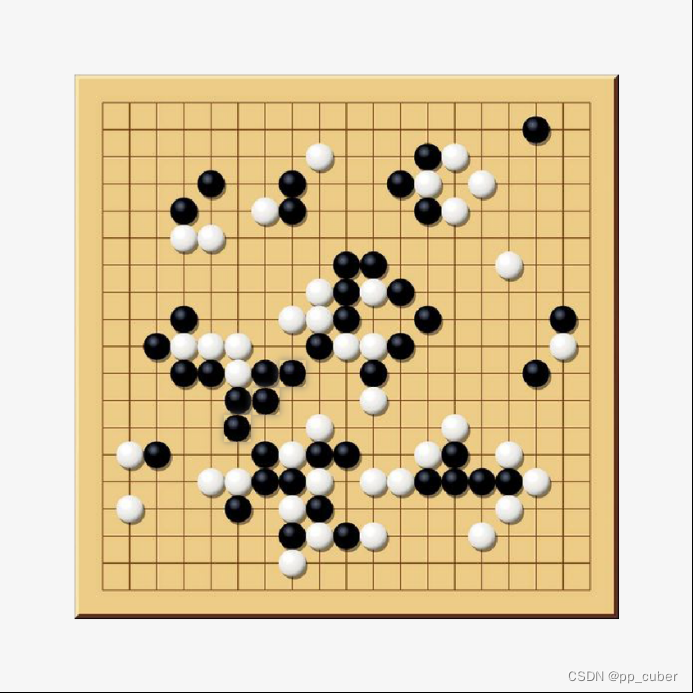
#> input picture Lab6 OpenCV/board.png, 693 x 693 px
$ python ChessBoard.py
#> lines starting #> are read from the running program, lines starting #| are printed output that depends on the picture; after the words box and inside, x2 and y2 are one past the last pixel; in counts of white or black regions, pixels touching at a corner belong together
# 导入相关库
import cv2
import numpy as np

# 棋盘定位

原图 = cv2.imread('board.png')
#> 原图 is the input picture: shape (693, 693, 3); mean B, G, R 169.4, 202.8, 220
灰度图 = cv2.cvtColor(原图, cv2.COLOR_BGR2GRAY)
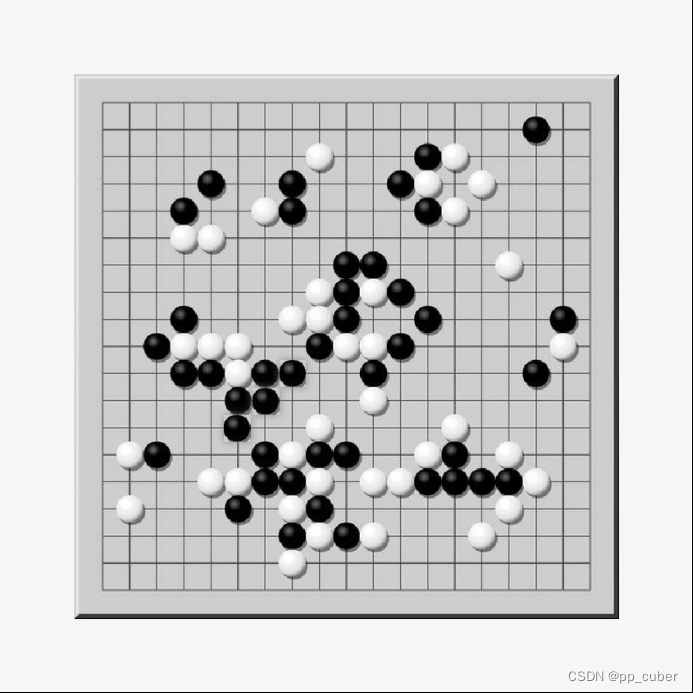
#> 灰度图: shape (693, 693); min 0, max 255, mean 204.2
高斯模糊图 = cv2.GaussianBlur(灰度图, (5, 5), 0)
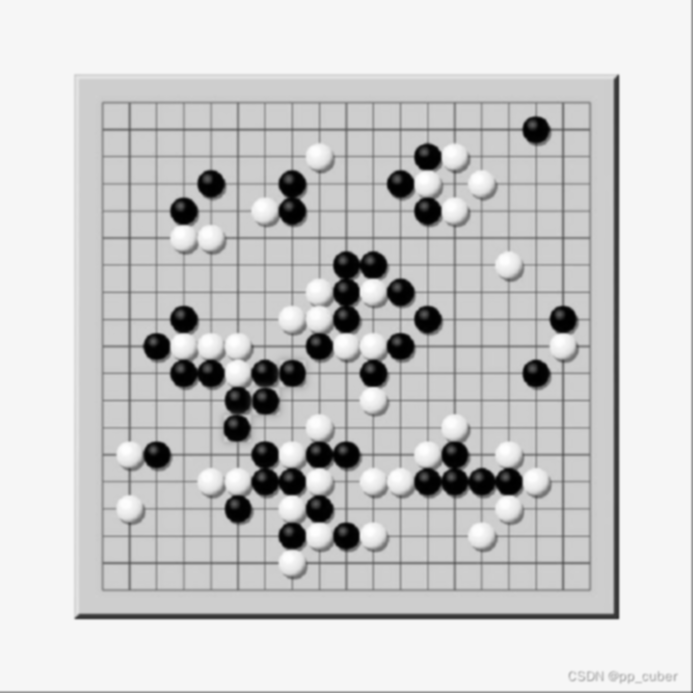
#> 高斯模糊图: shape (693, 693); min 0, max 255, mean 204.4
边缘图 = cv2.Canny(高斯模糊图, 50, 150)
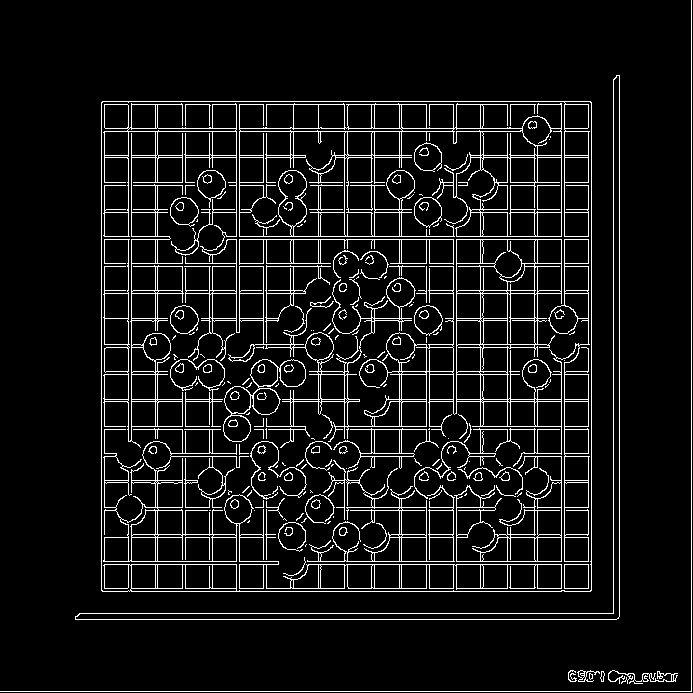
#> 边缘图: shape (693, 693); 8.1% white in thin lines or dots

轮廓, _ = cv2.findContours(边缘图, cv2.RETR_EXTERNAL, cv2.CHAIN_APPROX_SIMPLE)
#> 轮廓 = 8 contours, 3 with area under 20; largest, box (x1, y1, x2, y2) and area: (101, 101, 592, 592) 240094, (75, 75, 620, 620) 6474, (608, 670, 678, 684) 83, (577, 670, 600, 682) 76, (600, 671, 605, 682) 25
最大轮廓 = max(轮廓, key=cv2.contourArea)
#> 最大轮廓 = contour of 17 points, box (x1, y1, x2, y2) (101, 101, 592, 592), area 240094

内接矩形 = cv2.minAreaRect(最大轮廓)
#> 内接矩形 = ((346, 346), (490, 490), -90)
四角坐标 = cv2.boxPoints(内接矩形)
#> 四角坐标 = [[591, 591], [101, 591], [101, 101], [591, 101]]
四角坐标 = np.intp(四角坐标)
#> 四角坐标 = [[590, 590], [101, 590], [101, 101], [590, 101]]
print(四角坐标)
#| [[590 590]
#|  [101 590]
#|  [101 101]
#|  [590 101]]

棋盘定位图 = 原图.copy()
cv2.drawContours(棋盘定位图, [四角坐标], 0, (0, 0, 255), 3)
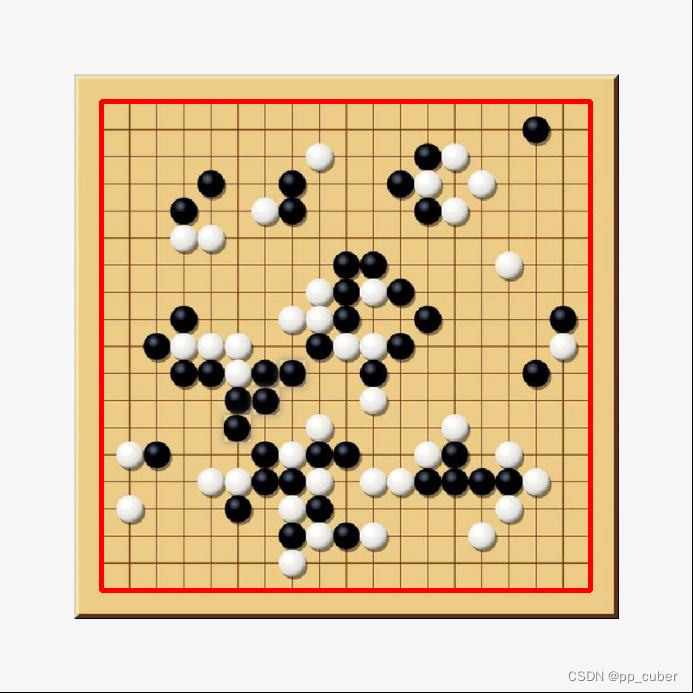
#> 棋盘定位图: shape (693, 693, 3); 2.03% of pixels changed, all inside (x1, y1, x2, y2) = (99, 99, 593, 593)
for point in 四角坐标:
    cv2.circle(棋盘定位图, tuple(point), 5, (0, 255, 0), -1)
#> this loop made 4 passes
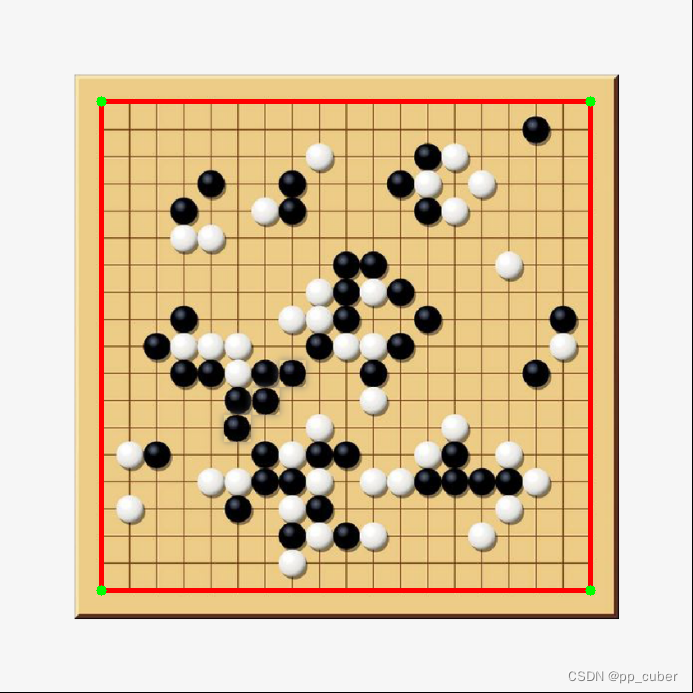
#> 棋盘定位图: shape (693, 693, 3); 0.07% of pixels changed, all inside (x1, y1, x2, y2) = (96, 96, 596, 596)


# 棋子颜色判断函数
def black_or_white(img, x, y, r):
    mask = np.zeros(img.shape[:2], dtype=np.uint8)  # 创建掩膜, 黑色背景
    cv2.circle(mask, (x, y), r, 255, -1)  # 画圆形区域
    mean_color = cv2.mean(img, mask=mask)  # 计算平均颜色
    if mean_color[0] > 192:
        return 1  # 白色棋子
    if mean_color[0] < 64:
        return 2  # 黑色棋子
    else:
        return 0  # 无棋子


# 棋子定位, 同时判断颜色

圆形检测 = cv2.HoughCircles(高斯模糊图, cv2.HOUGH_GRADIENT, 1, 15, param1=100, param2=12, minRadius=11, maxRadius=16)
#> 圆形检测 = 84 rows, first 8: [345.5, 535.5, 13.2], [237.5, 399.5, 13.1], [562.5, 319.5, 13.2], [209.5, 480.5, 13.1], [318.5, 155.5, 13.1], [426.5, 156.5, 13.2], [482.5, 184.5, 15.4], [400.5, 292.5, 13.2]
棋盘矩阵 = np.zeros((19, 19), dtype=int)
棋子高亮图 = 棋盘定位图.copy()

for circle in 圆形检测[0]:
    x, y, r = circle
    x = int(x)
    y = int(y)
    r = int(r)
    row = round((y-四角坐标[0][1])/(四角坐标[2][1]-四角坐标[0][1]) * 18)
    col = round((x-四角坐标[0][0])/(四角坐标[2][0]-四角坐标[0][0]) * 18)
    color = black_or_white(原图, x, y, r)  # 判断棋子颜色

    棋盘矩阵[row][col] = color  # 判断棋子颜色并存入棋盘矩阵
    if color == 1:
        cv2.circle(棋子高亮图, (x, y), r, (0, 0, 255), 2)
        cv2.putText(棋子高亮图, f'({row}, {col})', (x, y), cv2.FONT_HERSHEY_SIMPLEX, 0.5, (0, 0, 0), 2)
    elif color == 2:
        cv2.circle(棋子高亮图, (x, y), r, (0, 255, 0), 2)
        cv2.putText(棋子高亮图, f'({row}, {col})', (x, y), cv2.FONT_HERSHEY_SIMPLEX, 0.5, (255, 255, 255), 2)
#> this loop made 84 passes
#> (circle, x, y, r, row, col, mean_color in black_or_white, color) on passes 1 to 9: ([345.5, 535.5, 13.2], 345, 535, 13, 2, 9, (18.24, 16.21, 16.67, 0), 2), ([237.5, 399.5, 13.1], 237, 399, 13, 7, 13, (21.43, 19.28, 19.81, 0), 2), ([562.5, 319.5, 13.2], 562, 319, 13, 10, 1, (17.58, 14.15, 14.98, 0), 2), ([209.5, 480.5, 13.1], 209, 480, 13, 4, 14, (224.6, 233.6, 237.2, 0), 1), ([318.5, 155.5, 13.1], 318, 155, 13, 16, 10, (226, 232.9, 236.5, 0), 1), ([426.5, 156.5, 13.2], 426, 156, 13, 16, 6, (19.26, 18.14, 19.12, 0), 2), ([482.5, 184.5, 15.4], 482, 184, 15, 15, 4, (199.8, 213, 219.4, 0), 1), ([400.5, 292.5, 13.2], 400, 292, 13, 11, 7, (15.8, 12.45, 13.09, 0), 2), ([128.5, 453.5, 13.1], 128, 453, 13, 5, 17, (225.1, 233.2, 236.9, 0), 1)
#> (x, y, r, row, col, color) on passes 61 to 66: (317, 426, 13, 6, 10, 1), (345, 454, 13, 5, 9, 2), (291, 212, 15, 14, 11, 2), (453, 483, 15, 4, 5, 2), (453, 157, 14, 16, 5, 1), (290, 561, 13, 1, 11, 1)
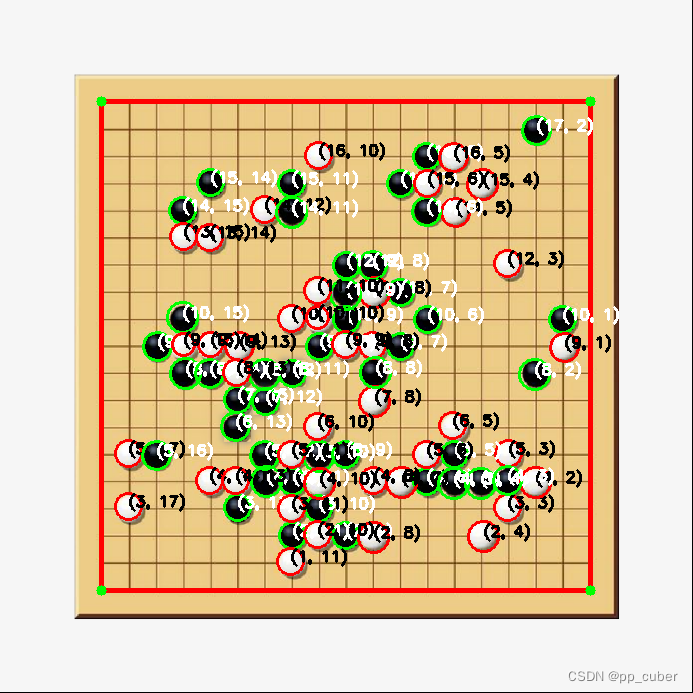
#> 棋子高亮图: shape (693, 693, 3); 8.3% of pixels changed, all inside (x1, y1, x2, y2) = (114, 115, 619, 576)
cv2.imshow('circles', 棋子高亮图)

print(棋盘矩阵)
#| [[0 0 0 0 0 0 0 0 0 0 0 0 0 0 0 0 0 0 0]
#|  [0 0 0 0 0 0 0 0 0 0 0 1 0 0 0 0 0 0 0]
#|  [0 0 0 0 1 0 0 0 1 2 1 2 0 0 0 0 0 0 0]
#|  [0 0 0 1 0 0 0 0 0 0 2 1 0 2 0 0 0 1 0]
#|  [0 0 1 2 2 2 2 1 1 0 1 2 2 1 1 0 0 0 0]
#|  [0 0 0 1 0 2 1 0 0 2 2 1 2 0 0 0 2 1 0]
#|  [0 0 0 0 0 1 0 0 0 0 1 0 0 2 0 0 0 0 0]
#|  [0 0 0 0 0 0 0 0 1 0 0 0 2 2 0 0 0 0 0]
#|  [0 0 2 0 0 0 0 0 2 0 0 2 2 1 2 2 0 0 0]
#|  [0 1 0 0 0 0 0 2 1 1 2 0 0 1 1 1 2 0 0]
#|  [0 2 0 0 0 0 2 0 0 2 1 1 0 0 0 2 0 0 0]
#|  [0 0 0 0 0 0 0 2 1 2 1 0 0 0 0 0 0 0 0]
#> (further printed lines are left out)

# 五子棋判定
def check_win(board, x, y):
    color = board[x][y]
    directions = [(1, 0), (0, 1), (1, 1), (1, -1)]  # 水平、垂直、对角线、反对角线
    for dx, dy in directions:
        count = 1
        for step in range(1, 5):  # 向一个方向检查
            nx, ny = x + dx * step, y + dy * step
            if 0 <= nx < 19 and 0 <= ny < 19 and board[nx][ny] == color:
                count += 1
            else:
                break
        for step in range(1, 5):  # 向另一个方向检查
            nx, ny = x - dx * step, y - dy * step
            if 0 <= nx < 19 and 0 <= ny < 19 and board[nx][ny] == color:
                count += 1
            else:
                break
        if count >= 5:  # 如果连成五子，返回True
            return True
    return False


# 棋盘矩阵中查找五子连珠
winner = 0
for i in range(19):
    for j in range(19):
        if 棋盘矩阵[i][j] != 0 and check_win(棋盘矩阵, i, j):
            winner = 棋盘矩阵[i][j]
            break

if winner == 1:
    print('白棋胜利')
elif winner == 2:
    print('黑棋胜利')
else:
    print('平局')


cv2.waitKey(0)
cv2.destroyAllWindows()
